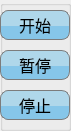
    <widget class="QGroupBox" name="KaiZanTing">
     <property name="geometry">
      <rect>
       <x>110</x>
       <y>115</y>
       <width>71</width>
       <height>131</height>
      </rect>
     </property>
     <property name="styleSheet">
      <string notr="true">QGroupBox#KaiZanTing{
border: 0px solid;
}</string>
     </property>
     <property name="title">
      <string/>
     </property>
     <widget class="QPushButton" name="KaiShi">
      <property name="geometry">
       <rect>
        <x>0</x>
        <y>10</y>
        <width>70</width>
        <height>30</height>
       </rect>
      </property>
      <property name="palette">
       <palette>
        <active>
         <colorrole role="Button">
          <brush brushstyle="ConicalGradientPattern">
           <gradient centralx="0.500000000000000" centraly="0.522909000000000" angle="179.900000000000006" type="ConicalGradient" spread="PadSpread" coordinatemode="ObjectBoundingMode">
            <gradientstop position="0.494318000000000">
             <color alpha="255">
              <red>134</red>
              <green>198</green>
              <blue>233</blue>
             </color>
            </gradientstop>
            <gradientstop position="0.500000000000000">
             <color alpha="255">
              <red>175</red>
              <green>215</green>
              <blue>234</blue>
             </color>
            </gradientstop>
           </gradient>
          </brush>
         </colorrole>
         <colorrole role="Base">
          <brush brushstyle="ConicalGradientPattern">
           <gradient centralx="0.500000000000000" centraly="0.522909000000000" angle="179.900000000000006" type="ConicalGradient" spread="PadSpread" coordinatemode="ObjectBoundingMode">
            <gradientstop position="0.494318000000000">
             <color alpha="255">
              <red>134</red>
              <green>198</green>
              <blue>233</blue>
             </color>
            </gradientstop>
            <gradientstop position="0.500000000000000">
             <color alpha="255">
              <red>175</red>
              <green>215</green>
              <blue>234</blue>
             </color>
            </gradientstop>
           </gradient>
          </brush>
         </colorrole>
         <colorrole role="Window">
          <brush brushstyle="ConicalGradientPattern">
           <gradient centralx="0.500000000000000" centraly="0.522909000000000" angle="179.900000000000006" type="ConicalGradient" spread="PadSpread" coordinatemode="ObjectBoundingMode">
            <gradientstop position="0.494318000000000">
             <color alpha="255">
              <red>134</red>
              <green>198</green>
              <blue>233</blue>
             </color>
            </gradientstop>
            <gradientstop position="0.500000000000000">
             <color alpha="255">
              <red>175</red>
              <green>215</green>
              <blue>234</blue>
             </color>
            </gradientstop>
           </gradient>
          </brush>
         </colorrole>
        </active>
        <inactive>
         <colorrole role="Button">
          <brush brushstyle="ConicalGradientPattern">
           <gradient centralx="0.500000000000000" centraly="0.522909000000000" angle="179.900000000000006" type="ConicalGradient" spread="PadSpread" coordinatemode="ObjectBoundingMode">
            <gradientstop position="0.494318000000000">
             <color alpha="255">
              <red>134</red>
              <green>198</green>
              <blue>233</blue>
             </color>
            </gradientstop>
            <gradientstop position="0.500000000000000">
             <color alpha="255">
              <red>175</red>
              <green>215</green>
              <blue>234</blue>
             </color>
            </gradientstop>
           </gradient>
          </brush>
         </colorrole>
         <colorrole role="Base">
          <brush brushstyle="ConicalGradientPattern">
           <gradient centralx="0.500000000000000" centraly="0.522909000000000" angle="179.900000000000006" type="ConicalGradient" spread="PadSpread" coordinatemode="ObjectBoundingMode">
            <gradientstop position="0.494318000000000">
             <color alpha="255">
              <red>134</red>
              <green>198</green>
              <blue>233</blue>
             </color>
            </gradientstop>
            <gradientstop position="0.500000000000000">
             <color alpha="255">
              <red>175</red>
              <green>215</green>
              <blue>234</blue>
             </color>
            </gradientstop>
           </gradient>
          </brush>
         </colorrole>
         <colorrole role="Window">
          <brush brushstyle="ConicalGradientPattern">
           <gradient centralx="0.500000000000000" centraly="0.522909000000000" angle="179.900000000000006" type="ConicalGradient" spread="PadSpread" coordinatemode="ObjectBoundingMode">
            <gradientstop position="0.494318000000000">
             <color alpha="255">
              <red>134</red>
              <green>198</green>
              <blue>233</blue>
             </color>
            </gradientstop>
            <gradientstop position="0.500000000000000">
             <color alpha="255">
              <red>175</red>
              <green>215</green>
              <blue>234</blue>
             </color>
            </gradientstop>
           </gradient>
          </brush>
         </colorrole>
        </inactive>
        <disabled>
         <colorrole role="Button">
          <brush brushstyle="ConicalGradientPattern">
           <gradient centralx="0.500000000000000" centraly="0.522909000000000" angle="179.900000000000006" type="ConicalGradient" spread="PadSpread" coordinatemode="ObjectBoundingMode">
            <gradientstop position="0.494318000000000">
             <color alpha="255">
              <red>134</red>
              <green>198</green>
              <blue>233</blue>
             </color>
            </gradientstop>
            <gradientstop position="0.500000000000000">
             <color alpha="255">
              <red>175</red>
              <green>215</green>
              <blue>234</blue>
             </color>
            </gradientstop>
           </gradient>
          </brush>
         </colorrole>
         <colorrole role="Base">
          <brush brushstyle="ConicalGradientPattern">
           <gradient centralx="0.500000000000000" centraly="0.522909000000000" angle="179.900000000000006" type="ConicalGradient" spread="PadSpread" coordinatemode="ObjectBoundingMode">
            <gradientstop position="0.494318000000000">
             <color alpha="255">
              <red>134</red>
              <green>198</green>
              <blue>233</blue>
             </color>
            </gradientstop>
            <gradientstop position="0.500000000000000">
             <color alpha="255">
              <red>175</red>
              <green>215</green>
              <blue>234</blue>
             </color>
            </gradientstop>
           </gradient>
          </brush>
         </colorrole>
         <colorrole role="Window">
          <brush brushstyle="ConicalGradientPattern">
           <gradient centralx="0.500000000000000" centraly="0.522909000000000" angle="179.900000000000006" type="ConicalGradient" spread="PadSpread" coordinatemode="ObjectBoundingMode">
            <gradientstop position="0.494318000000000">
             <color alpha="255">
              <red>134</red>
              <green>198</green>
              <blue>233</blue>
             </color>
            </gradientstop>
            <gradientstop position="0.500000000000000">
             <color alpha="255">
              <red>175</red>
              <green>215</green>
              <blue>234</blue>
             </color>
            </gradientstop>
           </gradient>
          </brush>
         </colorrole>
        </disabled>
       </palette>
      </property>
      <property name="font">
       <font>
        <family>方正粗黑宋简体</family>
        <pointsize>12</pointsize>
        <weight>50</weight>
        <bold>false</bold>
       </font>
      </property>
      <property name="autoFillBackground">
       <bool>false</bool>
      </property>
      <property name="styleSheet">
       <string notr="true">QPushButton#KaiShi{
background-color: qconicalgradient(cx:0.5, cy:0.522909, angle:179.9, stop:0.494318 rgba(134, 198, 233, 255), stop:0.5 rgba(175, 215, 234, 255));
border: 1px solid rgb(124, 124, 124);
border-radius:8px;
}
QPushButton#KaiShi:hover{
background-color: qconicalgradient(cx:0.5, cy:0.522909, angle:179.9, stop:0.494318 rgba(181, 225, 250, 255), stop:0.5 rgba(222, 242, 251, 255));
  border-radius:8px;
  border: 1px solid #3C80B1;
}
QPushButton#KaiShi:pressed{
 background-color: qconicalgradient(cx:0.5, cy:0.522909, angle:179.9, stop:0.494318 rgba(214, 214, 214, 255), stop:0.5 rgba(236, 236, 236, 255));
  border-radius:8px;
  border: 1px solid #5F92B2;
}</string>
      </property>
      <property name="text">
       <string>开始</string>
      </property>
     </widget>
     <widget class="QPushButton" name="ZanTing">
      <property name="geometry">
       <rect>
        <x>0</x>
        <y>50</y>
        <width>70</width>
        <height>30</height>
       </rect>
      </property>
      <property name="palette">
       <palette>
        <active>
         <colorrole role="Button">
          <brush brushstyle="ConicalGradientPattern">
           <gradient centralx="0.500000000000000" centraly="0.522909000000000" angle="179.900000000000006" type="ConicalGradient" spread="PadSpread" coordinatemode="ObjectBoundingMode">
            <gradientstop position="0.494318000000000">
             <color alpha="255">
              <red>134</red>
              <green>198</green>
              <blue>233</blue>
             </color>
            </gradientstop>
            <gradientstop position="0.500000000000000">
             <color alpha="255">
              <red>175</red>
              <green>215</green>
              <blue>234</blue>
             </color>
            </gradientstop>
           </gradient>
          </brush>
         </colorrole>
         <colorrole role="Base">
          <brush brushstyle="ConicalGradientPattern">
           <gradient centralx="0.500000000000000" centraly="0.522909000000000" angle="179.900000000000006" type="ConicalGradient" spread="PadSpread" coordinatemode="ObjectBoundingMode">
            <gradientstop position="0.494318000000000">
             <color alpha="255">
              <red>134</red>
              <green>198</green>
              <blue>233</blue>
             </color>
            </gradientstop>
            <gradientstop position="0.500000000000000">
             <color alpha="255">
              <red>175</red>
              <green>215</green>
              <blue>234</blue>
             </color>
            </gradientstop>
           </gradient>
          </brush>
         </colorrole>
         <colorrole role="Window">
          <brush brushstyle="ConicalGradientPattern">
           <gradient centralx="0.500000000000000" centraly="0.522909000000000" angle="179.900000000000006" type="ConicalGradient" spread="PadSpread" coordinatemode="ObjectBoundingMode">
            <gradientstop position="0.494318000000000">
             <color alpha="255">
              <red>134</red>
              <green>198</green>
              <blue>233</blue>
             </color>
            </gradientstop>
            <gradientstop position="0.500000000000000">
             <color alpha="255">
              <red>175</red>
              <green>215</green>
              <blue>234</blue>
             </color>
            </gradientstop>
           </gradient>
          </brush>
         </colorrole>
        </active>
        <inactive>
         <colorrole role="Button">
          <brush brushstyle="ConicalGradientPattern">
           <gradient centralx="0.500000000000000" centraly="0.522909000000000" angle="179.900000000000006" type="ConicalGradient" spread="PadSpread" coordinatemode="ObjectBoundingMode">
            <gradientstop position="0.494318000000000">
             <color alpha="255">
              <red>134</red>
              <green>198</green>
              <blue>233</blue>
             </color>
            </gradientstop>
            <gradientstop position="0.500000000000000">
             <color alpha="255">
              <red>175</red>
              <green>215</green>
              <blue>234</blue>
             </color>
            </gradientstop>
           </gradient>
          </brush>
         </colorrole>
         <colorrole role="Base">
          <brush brushstyle="ConicalGradientPattern">
           <gradient centralx="0.500000000000000" centraly="0.522909000000000" angle="179.900000000000006" type="ConicalGradient" spread="PadSpread" coordinatemode="ObjectBoundingMode">
            <gradientstop position="0.494318000000000">
             <color alpha="255">
              <red>134</red>
              <green>198</green>
              <blue>233</blue>
             </color>
            </gradientstop>
            <gradientstop position="0.500000000000000">
             <color alpha="255">
              <red>175</red>
              <green>215</green>
              <blue>234</blue>
             </color>
            </gradientstop>
           </gradient>
          </brush>
         </colorrole>
         <colorrole role="Window">
          <brush brushstyle="ConicalGradientPattern">
           <gradient centralx="0.500000000000000" centraly="0.522909000000000" angle="179.900000000000006" type="ConicalGradient" spread="PadSpread" coordinatemode="ObjectBoundingMode">
            <gradientstop position="0.494318000000000">
             <color alpha="255">
              <red>134</red>
              <green>198</green>
              <blue>233</blue>
             </color>
            </gradientstop>
            <gradientstop position="0.500000000000000">
             <color alpha="255">
              <red>175</red>
              <green>215</green>
              <blue>234</blue>
             </color>
            </gradientstop>
           </gradient>
          </brush>
         </colorrole>
        </inactive>
        <disabled>
         <colorrole role="Button">
          <brush brushstyle="ConicalGradientPattern">
           <gradient centralx="0.500000000000000" centraly="0.522909000000000" angle="179.900000000000006" type="ConicalGradient" spread="PadSpread" coordinatemode="ObjectBoundingMode">
            <gradientstop position="0.494318000000000">
             <color alpha="255">
              <red>134</red>
              <green>198</green>
              <blue>233</blue>
             </color>
            </gradientstop>
            <gradientstop position="0.500000000000000">
             <color alpha="255">
              <red>175</red>
              <green>215</green>
              <blue>234</blue>
             </color>
            </gradientstop>
           </gradient>
          </brush>
         </colorrole>
         <colorrole role="Base">
          <brush brushstyle="ConicalGradientPattern">
           <gradient centralx="0.500000000000000" centraly="0.522909000000000" angle="179.900000000000006" type="ConicalGradient" spread="PadSpread" coordinatemode="ObjectBoundingMode">
            <gradientstop position="0.494318000000000">
             <color alpha="255">
              <red>134</red>
              <green>198</green>
              <blue>233</blue>
             </color>
            </gradientstop>
            <gradientstop position="0.500000000000000">
             <color alpha="255">
              <red>175</red>
              <green>215</green>
              <blue>234</blue>
             </color>
            </gradientstop>
           </gradient>
          </brush>
         </colorrole>
         <colorrole role="Window">
          <brush brushstyle="ConicalGradientPattern">
           <gradient centralx="0.500000000000000" centraly="0.522909000000000" angle="179.900000000000006" type="ConicalGradient" spread="PadSpread" coordinatemode="ObjectBoundingMode">
            <gradientstop position="0.494318000000000">
             <color alpha="255">
              <red>134</red>
              <green>198</green>
              <blue>233</blue>
             </color>
            </gradientstop>
            <gradientstop position="0.500000000000000">
             <color alpha="255">
              <red>175</red>
              <green>215</green>
              <blue>234</blue>
             </color>
            </gradientstop>
           </gradient>
          </brush>
         </colorrole>
        </disabled>
       </palette>
      </property>
      <property name="font">
       <font>
        <family>方正粗黑宋简体</family>
        <pointsize>12</pointsize>
        <weight>50</weight>
        <bold>false</bold>
       </font>
      </property>
      <property name="autoFillBackground">
       <bool>false</bool>
      </property>
      <property name="styleSheet">
       <string notr="true">QPushButton#ZanTing{
background-color: qconicalgradient(cx:0.5, cy:0.522909, angle:179.9, stop:0.494318 rgba(134, 198, 233, 255), stop:0.5 rgba(175, 215, 234, 255));
border: 1px solid rgb(124, 124, 124);
border-radius:8px;
}
QPushButton#ZanTing:hover{
background-color: qconicalgradient(cx:0.5, cy:0.522909, angle:179.9, stop:0.494318 rgba(181, 225, 250, 255), stop:0.5 rgba(222, 242, 251, 255));
  border-radius:8px;
  border: 1px solid #3C80B1;
}
QPushButton#ZanTing:pressed{
 background-color: qconicalgradient(cx:0.5, cy:0.522909, angle:179.9, stop:0.494318 rgba(214, 214, 214, 255), stop:0.5 rgba(236, 236, 236, 255));
  border-radius:8px;
  border: 1px solid #5F92B2;
}</string>
      </property>
      <property name="text">
       <string>暂停</string>
      </property>
     </widget>
     <widget class="QPushButton" name="TingZhi">
      <property name="geometry">
       <rect>
        <x>0</x>
        <y>90</y>
        <width>70</width>
        <height>30</height>
       </rect>
      </property>
      <property name="palette">
       <palette>
        <active>
         <colorrole role="Button">
          <brush brushstyle="ConicalGradientPattern">
           <gradient centralx="0.500000000000000" centraly="0.522909000000000" angle="179.900000000000006" type="ConicalGradient" spread="PadSpread" coordinatemode="ObjectBoundingMode">
            <gradientstop position="0.494318000000000">
             <color alpha="255">
              <red>134</red>
              <green>198</green>
              <blue>233</blue>
             </color>
            </gradientstop>
            <gradientstop position="0.500000000000000">
             <color alpha="255">
              <red>175</red>
              <green>215</green>
              <blue>234</blue>
             </color>
            </gradientstop>
           </gradient>
          </brush>
         </colorrole>
         <colorrole role="Base">
          <brush brushstyle="ConicalGradientPattern">
           <gradient centralx="0.500000000000000" centraly="0.522909000000000" angle="179.900000000000006" type="ConicalGradient" spread="PadSpread" coordinatemode="ObjectBoundingMode">
            <gradientstop position="0.494318000000000">
             <color alpha="255">
              <red>134</red>
              <green>198</green>
              <blue>233</blue>
             </color>
            </gradientstop>
            <gradientstop position="0.500000000000000">
             <color alpha="255">
              <red>175</red>
              <green>215</green>
              <blue>234</blue>
             </color>
            </gradientstop>
           </gradient>
          </brush>
         </colorrole>
         <colorrole role="Window">
          <brush brushstyle="ConicalGradientPattern">
           <gradient centralx="0.500000000000000" centraly="0.522909000000000" angle="179.900000000000006" type="ConicalGradient" spread="PadSpread" coordinatemode="ObjectBoundingMode">
            <gradientstop position="0.494318000000000">
             <color alpha="255">
              <red>134</red>
              <green>198</green>
              <blue>233</blue>
             </color>
            </gradientstop>
            <gradientstop position="0.500000000000000">
             <color alpha="255">
              <red>175</red>
              <green>215</green>
              <blue>234</blue>
             </color>
            </gradientstop>
           </gradient>
          </brush>
         </colorrole>
        </active>
        <inactive>
         <colorrole role="Button">
          <brush brushstyle="ConicalGradientPattern">
           <gradient centralx="0.500000000000000" centraly="0.522909000000000" angle="179.900000000000006" type="ConicalGradient" spread="PadSpread" coordinatemode="ObjectBoundingMode">
            <gradientstop position="0.494318000000000">
             <color alpha="255">
              <red>134</red>
              <green>198</green>
              <blue>233</blue>
             </color>
            </gradientstop>
            <gradientstop position="0.500000000000000">
             <color alpha="255">
              <red>175</red>
              <green>215</green>
              <blue>234</blue>
             </color>
            </gradientstop>
           </gradient>
          </brush>
         </colorrole>
         <colorrole role="Base">
          <brush brushstyle="ConicalGradientPattern">
           <gradient centralx="0.500000000000000" centraly="0.522909000000000" angle="179.900000000000006" type="ConicalGradient" spread="PadSpread" coordinatemode="ObjectBoundingMode">
            <gradientstop position="0.494318000000000">
             <color alpha="255">
              <red>134</red>
              <green>198</green>
              <blue>233</blue>
             </color>
            </gradientstop>
            <gradientstop position="0.500000000000000">
             <color alpha="255">
              <red>175</red>
              <green>215</green>
              <blue>234</blue>
             </color>
            </gradientstop>
           </gradient>
          </brush>
         </colorrole>
         <colorrole role="Window">
          <brush brushstyle="ConicalGradientPattern">
           <gradient centralx="0.500000000000000" centraly="0.522909000000000" angle="179.900000000000006" type="ConicalGradient" spread="PadSpread" coordinatemode="ObjectBoundingMode">
            <gradientstop position="0.494318000000000">
             <color alpha="255">
              <red>134</red>
              <green>198</green>
              <blue>233</blue>
             </color>
            </gradientstop>
            <gradientstop position="0.500000000000000">
             <color alpha="255">
              <red>175</red>
              <green>215</green>
              <blue>234</blue>
             </color>
            </gradientstop>
           </gradient>
          </brush>
         </colorrole>
        </inactive>
        <disabled>
         <colorrole role="Button">
          <brush brushstyle="ConicalGradientPattern">
           <gradient centralx="0.500000000000000" centraly="0.522909000000000" angle="179.900000000000006" type="ConicalGradient" spread="PadSpread" coordinatemode="ObjectBoundingMode">
            <gradientstop position="0.494318000000000">
             <color alpha="255">
              <red>134</red>
              <green>198</green>
              <blue>233</blue>
             </color>
            </gradientstop>
            <gradientstop position="0.500000000000000">
             <color alpha="255">
              <red>175</red>
              <green>215</green>
              <blue>234</blue>
             </color>
            </gradientstop>
           </gradient>
          </brush>
         </colorrole>
         <colorrole role="Base">
          <brush brushstyle="ConicalGradientPattern">
           <gradient centralx="0.500000000000000" centraly="0.522909000000000" angle="179.900000000000006" type="ConicalGradient" spread="PadSpread" coordinatemode="ObjectBoundingMode">
            <gradientstop position="0.494318000000000">
             <color alpha="255">
              <red>134</red>
              <green>198</green>
              <blue>233</blue>
             </color>
            </gradientstop>
            <gradientstop position="0.500000000000000">
             <color alpha="255">
              <red>175</red>
              <green>215</green>
              <blue>234</blue>
             </color>
            </gradientstop>
           </gradient>
          </brush>
         </colorrole>
         <colorrole role="Window">
          <brush brushstyle="ConicalGradientPattern">
           <gradient centralx="0.500000000000000" centraly="0.522909000000000" angle="179.900000000000006" type="ConicalGradient" spread="PadSpread" coordinatemode="ObjectBoundingMode">
            <gradientstop position="0.494318000000000">
             <color alpha="255">
              <red>134</red>
              <green>198</green>
              <blue>233</blue>
             </color>
            </gradientstop>
            <gradientstop position="0.500000000000000">
             <color alpha="255">
              <red>175</red>
              <green>215</green>
              <blue>234</blue>
             </color>
            </gradientstop>
           </gradient>
          </brush>
         </colorrole>
        </disabled>
       </palette>
      </property>
      <property name="font">
       <font>
        <family>方正粗黑宋简体</family>
        <pointsize>12</pointsize>
        <weight>50</weight>
        <bold>false</bold>
       </font>
      </property>
      <property name="autoFillBackground">
       <bool>false</bool>
      </property>
      <property name="styleSheet">
       <string notr="true">QPushButton#TingZhi{
background-color: qconicalgradient(cx:0.5, cy:0.522909, angle:179.9, stop:0.494318 rgba(134, 198, 233, 255), stop:0.5 rgba(175, 215, 234, 255));
border: 1px solid rgb(124, 124, 124);
border-radius:8px;
}
QPushButton#TingZhi:hover{
background-color: qconicalgradient(cx:0.5, cy:0.522909, angle:179.9, stop:0.494318 rgba(181, 225, 250, 255), stop:0.5 rgba(222, 242, 251, 255));
  border-radius:8px;
  border: 1px solid #3C80B1;
}
QPushButton#TingZhi:pressed{
 background-color: qconicalgradient(cx:0.5, cy:0.522909, angle:179.9, stop:0.494318 rgba(214, 214, 214, 255), stop:0.5 rgba(236, 236, 236, 255));
  border-radius:8px;
  border: 1px solid #5F92B2;
}</string>
      </property>
      <property name="text">
       <string>停止</string>
      </property>
     </widget>
    </widget>
